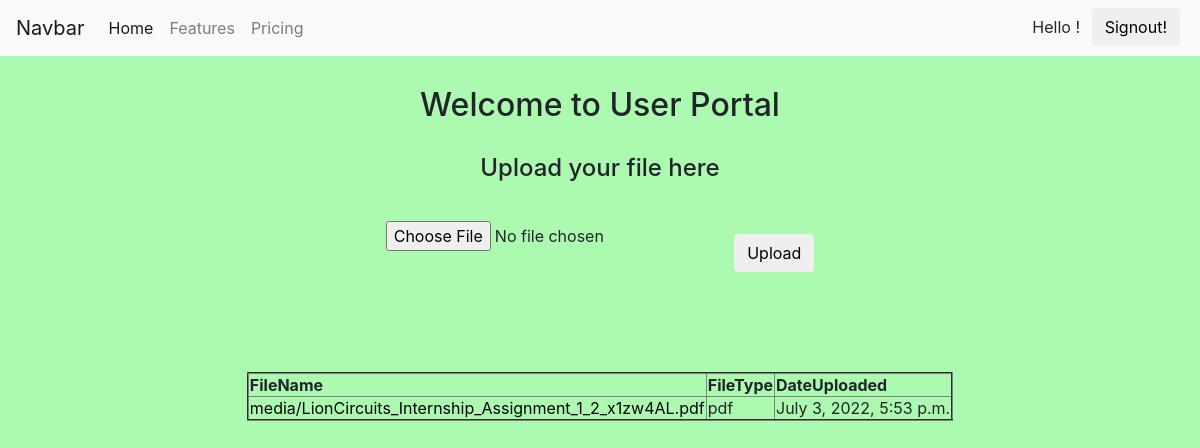
Before: /list (signed in) with the older database file.
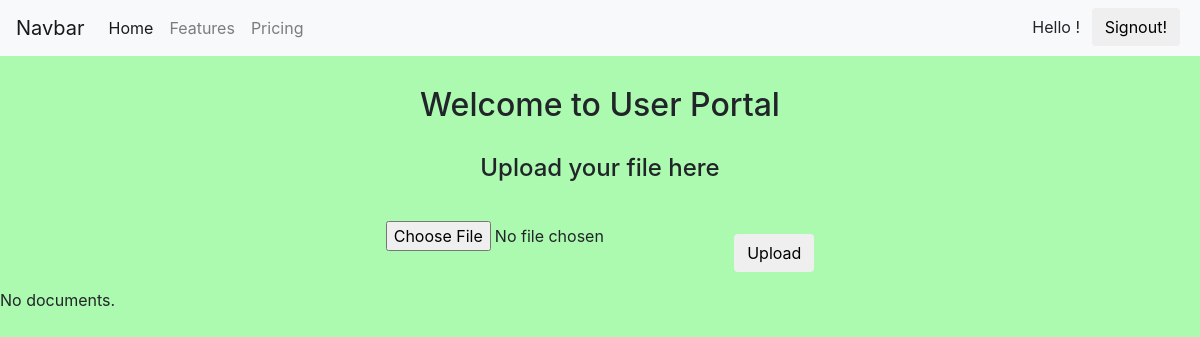
After: the same page with the newer database file.
### authentication/models.py (models this page shows)
class FileUpload(models.Model):
    user = models.ForeignKey(to=User, on_delete=models.CASCADE, related_name="files")
    date_uploaded=models.DateTimeField(auto_now=True)
    file_type=models.CharField(max_length=10,blank=True)
    file = models.FileField(upload_to="media")

### authentication/views.py (the view, shortened to what this page needs)
# urls.py: path('list', views.list, name='list'),
def list(request):
    documents = FileUpload.objects.filter(user=request.user.id)
    return render(request, 'authentication/index.html', context={'documents': documents})

### templates/authentication/index.html (shortened to what this page needs)
<html>
  <head>
    <link rel="stylesheet" href="" />
    <link
      rel="stylesheet"
      href="https://cdn.jsdelivr.net/npm/bootstrap@4.0.0/dist/css/bootstrap.min.css"
    />
  </head>
  <body>
    <nav class="navbar navbar-expand-lg navbar-light bg-light">
      <a class="navbar-brand" href="#">Navbar</a>
      <div class="collapse navbar-collapse" id="navbarNav">
        <ul class="navbar-nav">
          <li class="nav-item active">
            <a class="nav-link" href="#">
              Home <span class="sr-only">(current)</span></a>
          </li>
          <li class="nav-item">
            <a class="nav-link" href="#">Features</a>
          </li>
          <li class="nav-item">
            <a class="nav-link" href="#">Pricing</a>
          </li>
          <li class="nav-item">
            <p class="user">
              {%if user.is_authenticated%}
              Hello {{user.first_name}}!</p>
              {%endif%}
          </li>
          <li>
            <form action="" method="POST">
            <button id="btn1" class="btn"><a class="link" href="/signout">Signout!</a></button></li>
          </ul>
      </div>
    </nav>
    <h2><center>Welcome to User Portal</center></h2>
    <div>
      <form action="/list" method="POST" enctype="multipart/form-data">
        <center><div class="upload">
        <h4>Upload your file here</h4>
        <input type="file" value="file" name='filee'></input>
        <button class="btn" type="submit">Upload</button>
        </div>
      </center>
      </form>
    </div>
    <div class="Files-uploaded">
      {% if documents %}
      <table border='2'>
        <tr>
          <th>FileName</th>
          <th>FileType</th>
          <th>DateUploaded</th>
        </tr>
        {% for document in documents %}
        <tr>
          <td><a href="{% url 'download_file' document.id %}" >{{ document.file.name }}</a></td>
          <td>{{document.file_type}}</td>
          <td>{{document.date_uploaded}}</td>
        </tr>
        {% endfor %}
      </table>
  {% else %}
      <p>No documents.</p>
  {% endif %}
    </div>
  </body>
</html>

### templates/authentication/index.html (style rules this page uses)
body { background-color:#acf9b0; }
a { color:black }
.user { position:absolute; right:120px; top:15px; }
.upload * { margin-top:30px; }
#btn1 { position:absolute; right:20px; }
h2 { margin-top:30px; }

Changed rows visible on the page:
removed FileUpload: file.name "media/LionCircuits_Internship_Assignment_1_2_x1zw4AL.pdf", file_type "pdf", date_uploaded "July 3, 2022, 5:53 p.m."
Other visible differences:
text no longer shown: "FileName FileType DateUploaded"
text now shown: "No documents."
